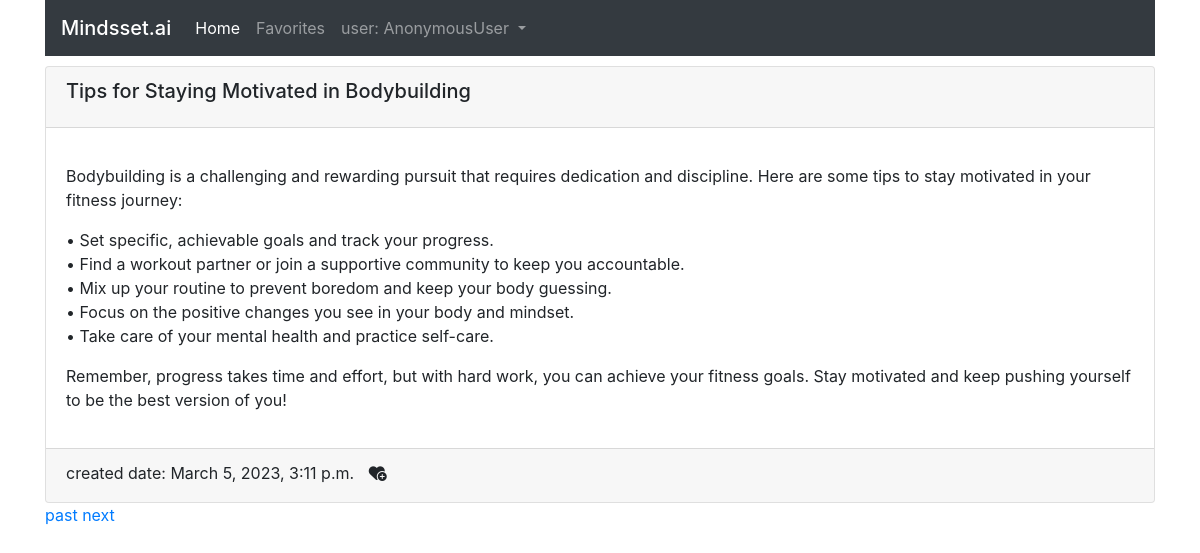
/postdetail/tips-for-staying-motivated-in-bodybuildi/, run on the app's committed database.
### core/models.py (models this page shows, shortened)
class Post(models.Model):
    title = models.CharField(max_length=80)
    content = models.TextField()
    slug = models.SlugField(max_length=400, unique=True, blank=True)
    date = models.DateTimeField(auto_now_add=True)
    active = models.BooleanField(default=True)
    link = models.URLField(max_length=200, blank=True)

### core/views.py (the view)
# urls.py: path('postdetail/<slug>/', views.postdetail, name ='postdetail'),
def postdetail(request, slug):
    post = Post.objects.get(slug=slug)
    pastPost = Post.objects.get(id=(post.id-1))
    nextPost = Post.objects.get(id=(post.id+1))
    context={
        'post':post,
        'pastPost':pastPost,
        'nextPost':nextPost,
    }
    return render(request, 'postdetail.html', context)

### templates/postdetail.html (shortened to what this page needs)
{% extends "index.html" %}
{% block content %}
<div class="card" style="margin-top: 10px;">
    <div class="card-header">
        <h5 class="card-title">{{post.title}}</h5>
    </div>
    <div class="card-body">
      <p class="card-text">{{post.content | linebreaks}}</p>
    </div>
    <div class="card-footer">
        created date: {{post.date}}
        <i data-post={{post.id}} data-action="add"  style = " margin-left: 10px; height:25px; width:auto; " class="fa-solid fa-heart-circle-plus favi update-fav"></i>
      </div>
  </div>
  <a href="{% url 'postdetail' slug=pastPost.slug %}"> past</a>
  <a href="{% url 'postdetail' slug=nextPost.slug %}"> next </a>
{% endblock content %}

### data on the page
Post: title "Tips for Staying Motivated in Bodybuilding", content "Bodybuilding is a challenging and rewarding pursuit that requires dedication and discipline. Here are some tips to stay motivated in your fitness journey: • Set specific, achievable goals and track your progress. • Find a workout partner or join a supportive community to keep you accountable. • Mix up your routine to prevent boredom and keep your body guessing. • Focus on the positive changes you see in your body and mindset. • Take care of your mental health and practice self-care. Remember, progress takes time and effort, but with hard work, you can achieve your fitness goals. Stay motivated and keep pushing yourself to be the best version of you!", date "March 5, 2023, 3:11 p.m."

### other printed values
{{ request.user }} "AnonymousUser"
